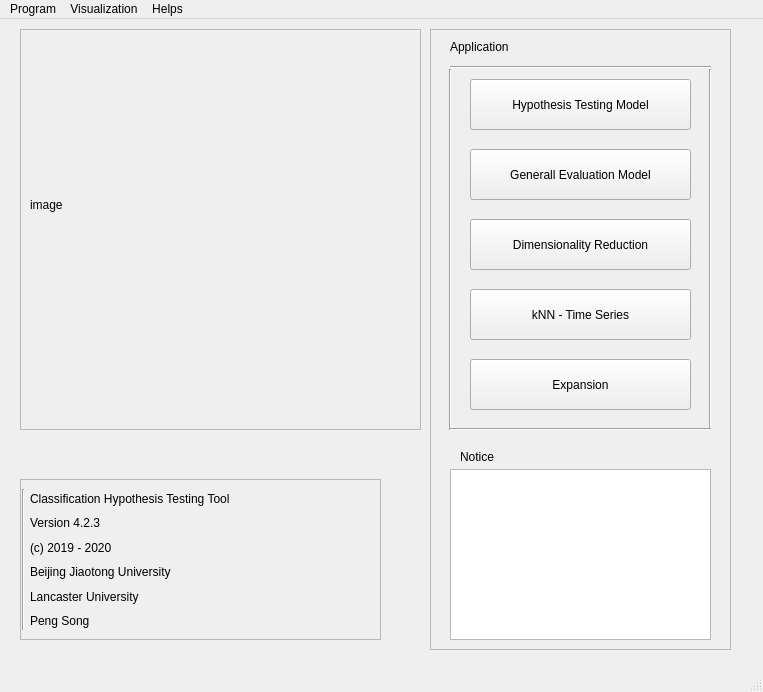
<?xml version="1.0" encoding="UTF-8"?>
<ui version="4.0">
 <class>HomepageWindow</class>
 <widget class="QMainWindow" name="HomepageWindow">
  <property name="geometry">
   <rect>
    <x>0</x>
    <y>0</y>
    <width>763</width>
    <height>692</height>
   </rect>
  </property>
  <property name="windowTitle">
   <string>MainWindow</string>
  </property>
  <widget class="QWidget" name="centralwidget">
   <widget class="QFrame" name="frame_infor">
    <property name="geometry">
     <rect>
      <x>20</x>
      <y>460</y>
      <width>361</width>
      <height>161</height>
     </rect>
    </property>
    <property name="frameShape">
     <enum>QFrame::StyledPanel</enum>
    </property>
    <property name="frameShadow">
     <enum>QFrame::Raised</enum>
    </property>
    <widget class="Line" name="line_v1">
     <property name="geometry">
      <rect>
       <x>-7</x>
       <y>10</y>
       <width>20</width>
       <height>141</height>
      </rect>
     </property>
     <property name="orientation">
      <enum>Qt::Vertical</enum>
     </property>
    </widget>
    <widget class="QWidget" name="">
     <property name="geometry">
      <rect>
       <x>10</x>
       <y>10</y>
       <width>321</width>
       <height>141</height>
      </rect>
     </property>
     <layout class="QVBoxLayout" name="verticalLayout_infor">
      <item>
       <widget class="QLabel" name="label_infor1">
        <property name="text">
         <string>Classification Hypothesis Testing Tool</string>
        </property>
       </widget>
      </item>
      <item>
       <widget class="QLabel" name="label__infor2">
        <property name="text">
         <string>Version 4.2.3</string>
        </property>
       </widget>
      </item>
      <item>
       <widget class="QLabel" name="label__infor3">
        <property name="text">
         <string>(c) 2019 - 2020</string>
        </property>
       </widget>
      </item>
      <item>
       <widget class="QLabel" name="label__infor4">
        <property name="text">
         <string>Beijing Jiaotong University</string>
        </property>
       </widget>
      </item>
      <item>
       <widget class="QLabel" name="label__infor5">
        <property name="text">
         <string>Lancaster University</string>
        </property>
       </widget>
      </item>
      <item>
       <widget class="QLabel" name="label__infor6">
        <property name="text">
         <string>Peng Song</string>
        </property>
       </widget>
      </item>
     </layout>
    </widget>
   </widget>
   <widget class="QFrame" name="frame_image">
    <property name="geometry">
     <rect>
      <x>20</x>
      <y>10</y>
      <width>401</width>
      <height>401</height>
     </rect>
    </property>
    <property name="frameShape">
     <enum>QFrame::StyledPanel</enum>
    </property>
    <property name="frameShadow">
     <enum>QFrame::Raised</enum>
    </property>
    <widget class="QLabel" name="label_image">
     <property name="geometry">
      <rect>
       <x>10</x>
       <y>20</y>
       <width>361</width>
       <height>311</height>
      </rect>
     </property>
     <property name="text">
      <string>image</string>
     </property>
    </widget>
   </widget>
   <widget class="QFrame" name="frame_application">
    <property name="geometry">
     <rect>
      <x>430</x>
      <y>10</y>
      <width>301</width>
      <height>621</height>
     </rect>
    </property>
    <property name="frameShape">
     <enum>QFrame::StyledPanel</enum>
    </property>
    <property name="frameShadow">
     <enum>QFrame::Raised</enum>
    </property>
    <widget class="QLabel" name="label_application">
     <property name="geometry">
      <rect>
       <x>20</x>
       <y>10</y>
       <width>111</width>
       <height>16</height>
      </rect>
     </property>
     <property name="text">
      <string>Application</string>
     </property>
    </widget>
    <widget class="QLabel" name="label_notice">
     <property name="geometry">
      <rect>
       <x>30</x>
       <y>420</y>
       <width>72</width>
       <height>15</height>
      </rect>
     </property>
     <property name="text">
      <string>Notice</string>
     </property>
    </widget>
    <widget class="QPushButton" name="pbt_ht">
     <property name="geometry">
      <rect>
       <x>40</x>
       <y>50</y>
       <width>221</width>
       <height>51</height>
      </rect>
     </property>
     <property name="text">
      <string>Hypothesis Testing Model</string>
     </property>
    </widget>
    <widget class="QPushButton" name="pbt_plot">
     <property name="geometry">
      <rect>
       <x>40</x>
       <y>120</y>
       <width>221</width>
       <height>51</height>
      </rect>
     </property>
     <property name="text">
      <string>Generall Evaluation Model</string>
     </property>
    </widget>
    <widget class="QPushButton" name="pbt_dr">
     <property name="geometry">
      <rect>
       <x>40</x>
       <y>190</y>
       <width>221</width>
       <height>51</height>
      </rect>
     </property>
     <property name="text">
      <string>Dimensionality Reduction</string>
     </property>
    </widget>
    <widget class="QPushButton" name="pbt_knn">
     <property name="geometry">
      <rect>
       <x>40</x>
       <y>260</y>
       <width>221</width>
       <height>51</height>
      </rect>
     </property>
     <property name="text">
      <string>kNN - Time Series</string>
     </property>
    </widget>
    <widget class="QPushButton" name="pbt_ex">
     <property name="geometry">
      <rect>
       <x>40</x>
       <y>330</y>
       <width>221</width>
       <height>51</height>
      </rect>
     </property>
     <property name="text">
      <string>Expansion</string>
     </property>
    </widget>
    <widget class="Line" name="line_v2">
     <property name="geometry">
      <rect>
       <x>10</x>
       <y>40</y>
       <width>20</width>
       <height>361</height>
      </rect>
     </property>
     <property name="orientation">
      <enum>Qt::Vertical</enum>
     </property>
    </widget>
    <widget class="Line" name="line_v3">
     <property name="geometry">
      <rect>
       <x>270</x>
       <y>40</y>
       <width>20</width>
       <height>361</height>
      </rect>
     </property>
     <property name="orientation">
      <enum>Qt::Vertical</enum>
     </property>
    </widget>
    <widget class="Line" name="line_h2">
     <property name="geometry">
      <rect>
       <x>20</x>
       <y>390</y>
       <width>261</width>
       <height>20</height>
      </rect>
     </property>
     <property name="orientation">
      <enum>Qt::Horizontal</enum>
     </property>
    </widget>
    <widget class="Line" name="line_h1">
     <property name="geometry">
      <rect>
       <x>20</x>
       <y>30</y>
       <width>261</width>
       <height>16</height>
      </rect>
     </property>
     <property name="orientation">
      <enum>Qt::Horizontal</enum>
     </property>
    </widget>
    <widget class="QTextEdit" name="textEdit_notice">
     <property name="geometry">
      <rect>
       <x>20</x>
       <y>440</y>
       <width>261</width>
       <height>171</height>
      </rect>
     </property>
    </widget>
   </widget>
  </widget>
  <widget class="QMenuBar" name="menubar">
   <property name="geometry">
    <rect>
     <x>0</x>
     <y>0</y>
     <width>763</width>
     <height>26</height>
    </rect>
   </property>
   <widget class="QMenu" name="menuProgram">
    <property name="title">
     <string>Program</string>
    </property>
    <addaction name="actionopen"/>
    <addaction name="actionsave"/>
    <addaction name="separator"/>
    <addaction name="actionkNN"/>
    <addaction name="separator"/>
    <addaction name="actionexit"/>
   </widget>
   <widget class="QMenu" name="menuVisualization">
    <property name="title">
     <string>Visualization</string>
    </property>
    <widget class="QMenu" name="menubasic_model">
     <property name="title">
      <string>basic model</string>
     </property>
     <widget class="QMenu" name="menuoverall_view">
      <property name="title">
       <string>overall_view</string>
      </property>
      <addaction name="actionaccuracy_rate"/>
      <addaction name="actionrunning_time"/>
     </widget>
     <addaction name="menuoverall_view"/>
     <addaction name="separator"/>
     <addaction name="actioncritical_distance"/>
     <addaction name="actionROC"/>
     <addaction name="actionTexas_sharpshooter"/>
     <addaction name="actionclassifiers_comparison"/>
    </widget>
    <widget class="QMenu" name="menudimensionality_reduction">
     <property name="title">
      <string>dimensionality reduction</string>
     </property>
     <addaction name="actionAutoencoder"/>
     <addaction name="actionLDA"/>
     <addaction name="actionLE"/>
     <addaction name="actionLPP"/>
     <addaction name="actionMDS"/>
     <addaction name="actionPCA"/>
     <addaction name="actiont_SNE"/>
    </widget>
    <addaction name="menubasic_model"/>
    <addaction name="menudimensionality_reduction"/>
   </widget>
   <widget class="QMenu" name="menuHelps">
    <property name="title">
     <string>Helps</string>
    </property>
    <addaction name="actionHTC_homepage"/>
    <addaction name="separator"/>
    <addaction name="actiondata_file_format"/>
    <addaction name="actiondataset_resource"/>
    <addaction name="actionalgorithm_reference"/>
    <addaction name="separator"/>
    <addaction name="actioncheck_update"/>
    <addaction name="actioncontact"/>
   </widget>
   <addaction name="menuProgram"/>
   <addaction name="menuVisualization"/>
   <addaction name="menuHelps"/>
  </widget>
  <widget class="QStatusBar" name="statusbar"/>
  <action name="actionopen">
   <property name="text">
    <string>open</string>
   </property>
  </action>
  <action name="actionsave">
   <property name="text">
    <string>save</string>
   </property>
  </action>
  <action name="actionkNN">
   <property name="text">
    <string>kNN</string>
   </property>
  </action>
  <action name="actionexit">
   <property name="text">
    <string>exit</string>
   </property>
  </action>
  <action name="actionAutoencoder">
   <property name="text">
    <string>Autoencoder</string>
   </property>
  </action>
  <action name="actionLDA">
   <property name="text">
    <string>LDA</string>
   </property>
  </action>
  <action name="actionLE">
   <property name="text">
    <string>LE</string>
   </property>
  </action>
  <action name="actionLPP">
   <property name="text">
    <string>LPP</string>
   </property>
  </action>
  <action name="actionMDS">
   <property name="text">
    <string>MDS</string>
   </property>
  </action>
  <action name="actionPCA">
   <property name="text">
    <string>PCA</string>
   </property>
  </action>
  <action name="actiont_SNE">
   <property name="text">
    <string>t-SNE</string>
   </property>
  </action>
  <action name="actioncritical_distance">
   <property name="text">
    <string>critical distance</string>
   </property>
  </action>
  <action name="actionROC">
   <property name="text">
    <string>ROC</string>
   </property>
  </action>
  <action name="actionTexas_sharpshooter">
   <property name="text">
    <string>Texas sharpshooter</string>
   </property>
  </action>
  <action name="actionclassifiers_comparison">
   <property name="text">
    <string>classifiers comparison</string>
   </property>
  </action>
  <action name="actionHTC_homepage">
   <property name="text">
    <string>HTC homepage</string>
   </property>
  </action>
  <action name="actiondata_file_format">
   <property name="text">
    <string>data file format</string>
   </property>
  </action>
  <action name="actiondataset_resource">
   <property name="text">
    <string>dataset resource</string>
   </property>
  </action>
  <action name="actionalgorithm_reference">
   <property name="text">
    <string>algorithm reference</string>
   </property>
  </action>
  <action name="actioncheck_update">
   <property name="text">
    <string>check update</string>
   </property>
  </action>
  <action name="actioncontact">
   <property name="text">
    <string>contact</string>
   </property>
  </action>
  <action name="actionaccuracy_rate">
   <property name="text">
    <string>accuracy rate</string>
   </property>
  </action>
  <action name="actionrunning_time">
   <property name="text">
    <string>running time</string>
   </property>
  </action>
 </widget>
 <resources/>
 <connections/>
</ui>
